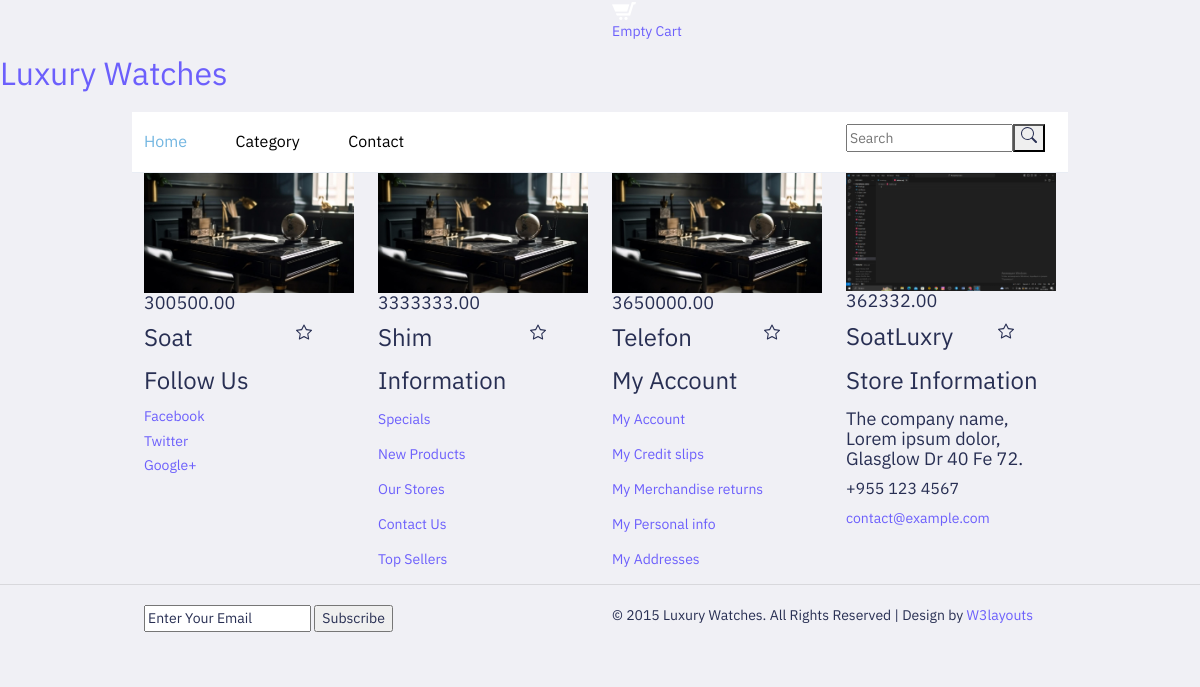
Before: / with the older database file.
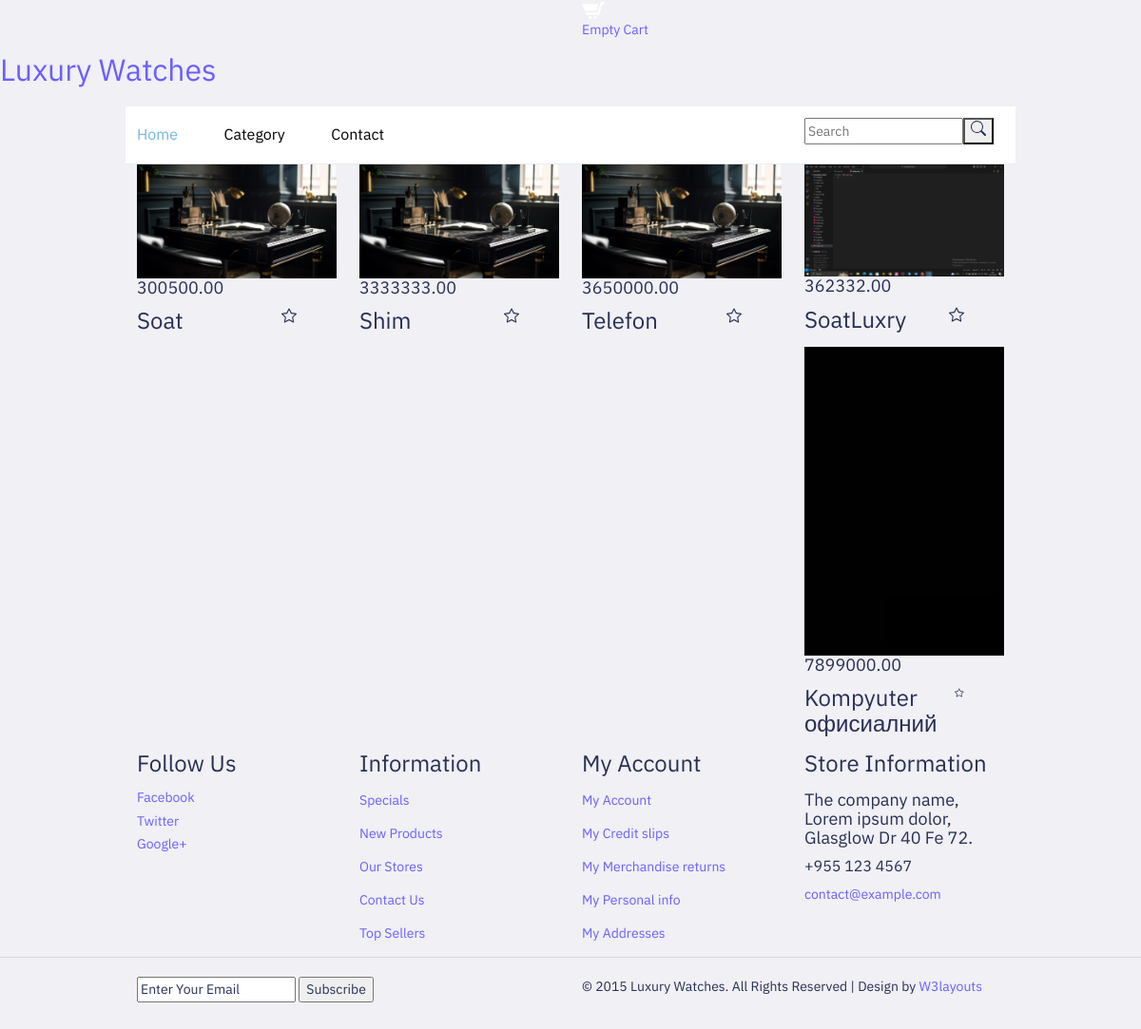
After: the same page with the newer database file.
### main/models.py (models this page shows, shortened)
class Product(models.Model):
    name = models.CharField(max_length=255)
    slug = models.SlugField(blank=True)
    description = models.TextField()
    quantity = models.IntegerField()
    price = models.DecimalField(decimal_places=2, max_digits=10)
    currency = models.SmallIntegerField(
        choices=(
            (1,'Dollar'),
            (2, 'So`m')
            )
    )
    discount_price = models.DecimalField(
        decimal_places=2,
        max_digits=10,
        blank=True,
        null=True
        )
    baner_image = models.ImageField(upload_to='baner/')
    category = models.ForeignKey(Category, on_delete=models.SET_NULL, null=True)

### main/views.py (the view)
# urls.py: path('', views.index, name='index'),
def index(request):
    q = request.GET.get('q')
    if q:
        products = models.Product.objects.filter(Q(name__icontains=q) | Q(description__icontains=q))
    else:
        products = models.Product.objects.filter(quantity__gt=0)
    categorys = models.Category.objects.all()
    category_id = request.GET.get('category_id')
    if category_id:
        products.filter(category_id=category_id)
    context = {
        'products':products,
        'categorys':categorys
    }
    return render(request, 'index.html', context)

### main/templates/index.html (shortened to what this page needs)
{% extends 'base.html' %}
{% block content %}
	<div class="product">
		<div class="container">
			<div class="product-top">
				<div class="product-one">
					{% for product in products %}
					<div class="col-md-3 product-left">
						<div class="product-main simpleCart_shelfItem">
							<a href="{% url 'main:product_detail' product.id %}" class="mask"><img class="img-responsive zoom-img" src="{{product.baner_image.url}}" alt="" /></a>
							<div class="product-bottom">
								<h4><a class="item_add" href="{% url 'main:create_cart' product.id %}"></a> <span class=" item_price">{{product.price}}</span></h4>
								<div style="display: flex; justify-content: space-between; width: 80%;">
									<h3>{{product.name}}</h3>
								</div>
							</div>
						</div>
					</div>
					{% endfor %}
					<div class="clearfix"></div>
				</div>
			</div>
		</div>
	</div>
{% endblock %}

### main/templates/base.html (shortened to what this page needs)
{% load static %}
<!DOCTYPE html>
<html>
<head>
<link href="{% static 'css/bootstrap.css' %}" rel="stylesheet" type="text/css" media="all" />
<link href="{% static 'css/style.css' %}" rel="stylesheet" type="text/css" media="all" />
<link href="{% static 'css/memenu.css' %}" rel="stylesheet" type="text/css" media="all" />
</head>
<body>
	<div class="top-header">
		<div class="container">
			<div class="top-header-main">
				<div class="col-md-6 top-header-left">
					<div class="cart box_1">
						<a href="checkout.html">
								<img src="images/cart-1.png" alt="" />
						</a>
						<p><a href="javascript:;" class="simpleCart_empty">Empty Cart</a></p>
					</div>
				</div>
				<div class="clearfix"></div>
			</div>
		</div>
	</div>
	<div class="logo">
		<a href="index.html"><h1>Luxury Watches</h1></a>
	</div>
	<div class="header-bottom">
		<div class="container">
			<div class="header">
				<div class="col-md-9 header-left">
				<div class="top-nav">
					<ul class="memenu skyblue"><li class="active"><a href="#">Home</a></li>
						<li class="grid"><a href="#">Category</a>
						</li>
						<li class="grid"><a href="contact.html">Contact</a>
						</li>
					</ul>
				</div>
			</div>
			<div class="col-md-3 header-right">
				<form action="{% url 'main:index' %}" method="get">
					<div class="search-bar" style="display: flex;">
						<input type="text" placeholder="Search" name="q">
						<button><svg xmlns="http://www.w3.org/2000/svg" width="16" height="16" fill="currentColor" class="bi bi-search" viewBox="0 0 16 16">
							<path d="M11.742 10.344a6.5 6.5 0 1 0-1.397 1.398h-.001q.044.06.098.115l3.85 3.85a1 1 0 0 0 1.415-1.414l-3.85-3.85a1 1 0 0 0-.115-.1zM12 6.5a5.5 5.5 0 1 1-11 0 5.5 5.5 0 0 1 11 0"/>
						  </svg>
						</button>
					</div>
				</form>
			</div>
			<div class="clearfix"> </div>
			</div>
		</div>
	</div>
    {% block content %}
    {% endblock %}
	<div class="information">
		<div class="container">
			<div class="infor-top">
				<div class="col-md-3 infor-left">
					<h3>Follow Us</h3>
					<ul>
						<li><a href="#"><h6>Facebook</h6></a></li>
						<li><a href="#"><h6>Twitter</h6></a></li>
						<li><a href="#"><h6>Google+</h6></a></li>
					</ul>
				</div>
				<div class="col-md-3 infor-left">
					<h3>Information</h3>
					<ul>
						<li><a href="#"><p>Specials</p></a></li>
						<li><a href="#"><p>New Products</p></a></li>
						<li><a href="#"><p>Our Stores</p></a></li>
						<li><a href="contact.html"><p>Contact Us</p></a></li>
						<li><a href="#"><p>Top Sellers</p></a></li>
					</ul>
				</div>
				<div class="col-md-3 infor-left">
					<h3>My Account</h3>
					<ul>
						<li><a href="account.html"><p>My Account</p></a></li>
						<li><a href="#"><p>My Credit slips</p></a></li>
						<li><a href="#"><p>My Merchandise returns</p></a></li>
						<li><a href="#"><p>My Personal info</p></a></li>
						<li><a href="#"><p>My Addresses</p></a></li>
					</ul>
				</div>
				<div class="col-md-3 infor-left">
					<h3>Store Information</h3>
					<h4>The company name,
						<span>Lorem ipsum dolor,</span>
						Glasglow Dr 40 Fe 72.</h4>
					<h5>+955 123 4567</h5>
					<p><a href="mailto:example@email.com">contact@example.com</a></p>
				</div>
				<div class="clearfix"></div>
			</div>
		</div>
	</div>
	<div class="footer">
		<div class="container">
			<div class="footer-top">
				<div class="col-md-6 footer-left">
					<form>
						<input type="text" value="Enter Your Email" onfocus="this.value = '';" onblur="if (this.value == '') {this.value = 'Enter Your Email';}">
						<input type="submit" value="Subscribe">
					</form>
				</div>
				<div class="col-md-6 footer-right">
					<p>© 2015 Luxury Watches. All Rights Reserved | Design by  <a href="http://w3layouts.com/" target="_blank">W3layouts</a> </p>
				</div>
				<div class="clearfix"></div>
			</div>
		</div>
	</div>
</body>
</html>

### main/static/css/memenu.css (style rules this page uses)
.memenu { margin: 5px 0 0 0; padding: 0; width: 100%; list-style: none; display: inline-block; position: relative; font-size: 15px; }
.memenu li { display:inline-block; }
.memenu>li>a { float: left; padding-right: 45px; color: #000; font-size: 16px; text-decoration: none; transition: color .4s ease-in-out; -moz-transition: color .4s ease-in-out; -webkit-transition: color .4s ease-in-out; -o-transition: color .4s ease-in-out; }
.skyblue li>a,.skyblue>li.showhide span { color:#000; }
.skyblue>li:hover>a,.skyblue>li.active>a,.skyblue .dropdown li:hover>a { color:#73B6E1; }

Changed rows visible on the page:
added Product: baner_image (picture), price "7899000.00", name "Kompyuter офисиалний"
